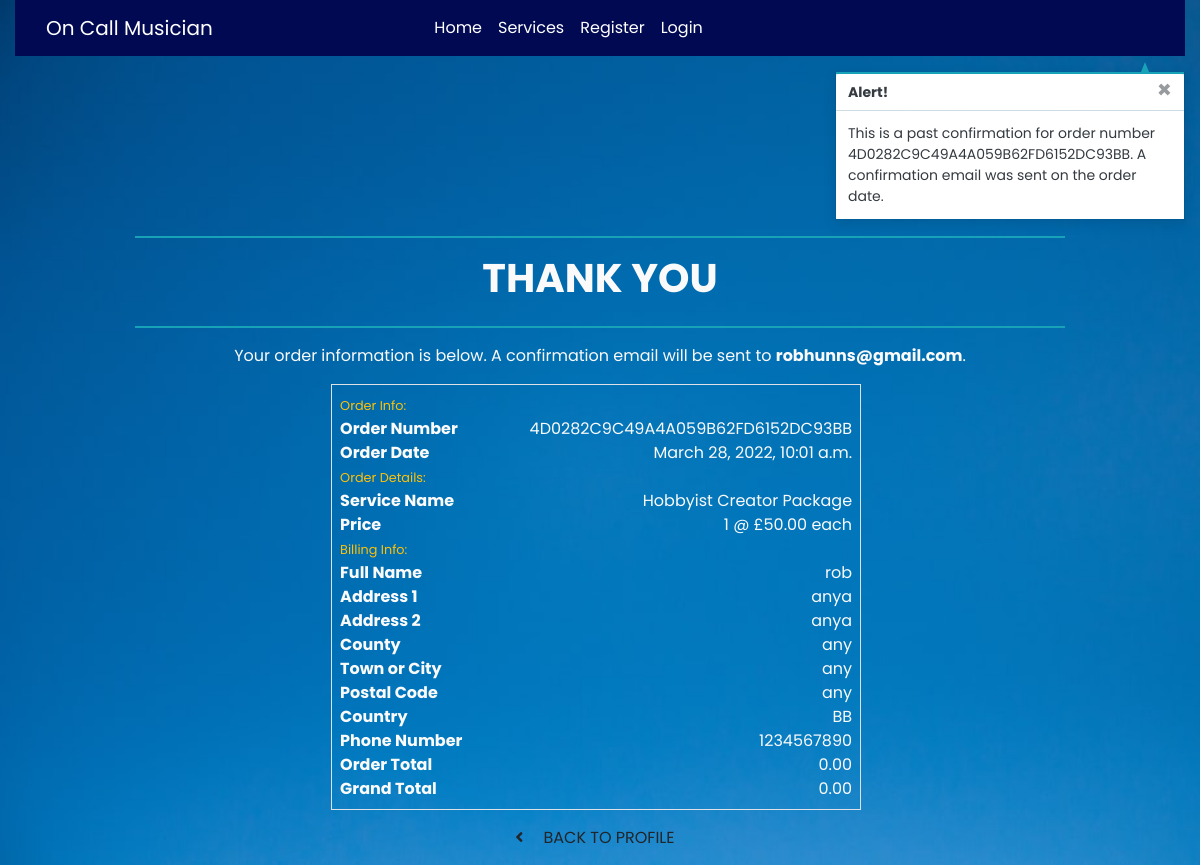
/profile/order_history/4D0282C9C49A4A059B62FD6152DC93BB, run on an earlier commit of the app's database.
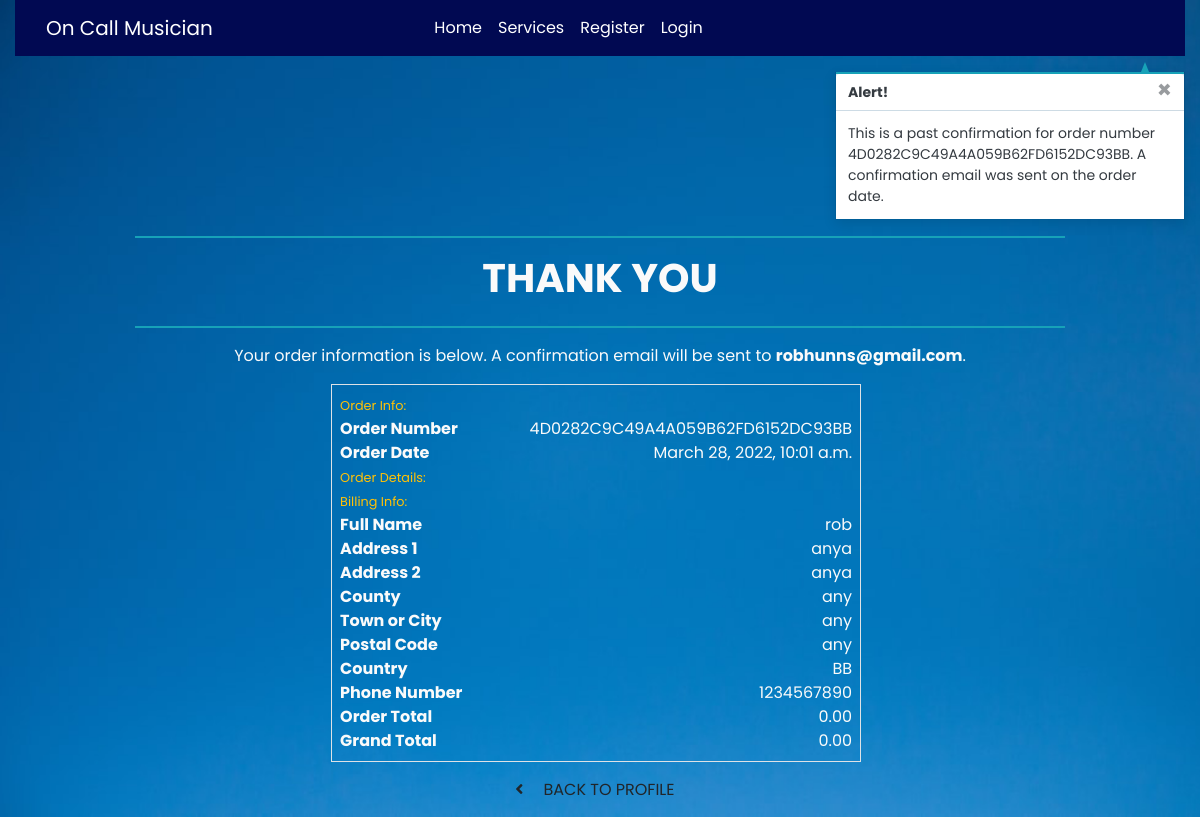
And on a later commit of the database.
### checkout/models.py (models this page shows, shortened)
class Order(models.Model):
    order_number = models.CharField(max_length=32, null=False, editable=False)
    user_profile = models.ForeignKey(UserProfile, on_delete=models.SET_NULL,
                                     null=True, blank=True,
                                     related_name='orders')
    full_name = models.CharField(max_length=50, null=False, blank=False)
    email = models.EmailField(max_length=254, null=False, blank=False)
    phone_number = models.CharField(max_length=20, null=False, blank=False)
    country = CountryField(blank_label='Country *', null=False, blank=False)
    postcode = models.CharField(max_length=20, null=True, blank=True)
    town_or_city = models.CharField(max_length=40, null=False, blank=False)
    street_address1 = models.CharField(max_length=80, null=False, blank=False)
    street_address2 = models.CharField(max_length=80, null=True, blank=True)
    county = models.CharField(max_length=80, null=True, blank=True)
    date = models.DateTimeField(auto_now_add=True)
    order_total = models.DecimalField(max_digits=10, decimal_places=2,
                                      null=False, default=0)
    grand_total = models.DecimalField(max_digits=10, decimal_places=2,
                                      null=False, default=0)
    original_cart = models.TextField(null=False, blank=False, default='')
    stripe_pid = models.CharField(max_length=254, null=False, blank=False,
                                  default='')

class OrderLineItem(models.Model):
    order = models.ForeignKey(Order, null=False, blank=False,
                              on_delete=models.CASCADE,
                              related_name='lineitems')
    service = models.ForeignKey(Service, null=False, blank=False,
                                on_delete=models.CASCADE)
    quantity = models.IntegerField(null=False, blank=False, default=0)
    lineitem_total = models.DecimalField(max_digits=6, decimal_places=2,
                                         null=False, blank=False,
                                         editable=False)

### services/models.py (models this page shows, shortened)
class Service(models.Model):
    name = models.CharField(max_length=254)
    description = models.TextField(max_length=400)
    price = models.DecimalField(max_digits=6, decimal_places=2)
    subscription = models.CharField(max_length=254, default='Subscription')
    access = models.CharField(max_length=254, default='Access')
    original_music = models.CharField(max_length=254, default='Original Music')
    rating = models.DecimalField(max_digits=6, decimal_places=2, null=True,
                                 blank=True)
    image_url = models.URLField(max_length=1024, null=True, blank=True)
    image = models.ImageField(null=True, blank=True)

### profiles/views.py (the view)
# urls.py: path('order_history/<order_number>', views.order_history,
def order_history(request, order_number):
    order = get_object_or_404(Order, order_number=order_number)
    messages.info(request, (
        f'This is a past confirmation for order number {order_number}. '
        'A confirmation email was sent on the order date.'
    ))
    template = 'checkout/checkout_success.html'
    context = {
        'order': order,
        'from_profile': True,
    }
    return render(request, template, context)

### cart/contexts.py (called while the page is built, shortened)
def cart_contents(request):
    cart_items = []
    total = 0
    service_count = 0
    discount = 0
    cart = request.session.get('cart', {})
    if total < settings.TEN_PERCENT_DISCOUNT:
        discount = total * Decimal(settings.SINGLE_PRODUCT_COUNT)
        discount_delta = settings.TEN_PERCENT_DISCOUNT - total
    else:
        discount = 0
        discount_delta = 0
    grand_total = discount + total
    context = {
        'cart_items': cart_items,
        'total': total,
        'service_count': service_count,
        'discount': discount,
        'discount_delta': discount_delta,
        'ten_percent_discount': settings.TEN_PERCENT_DISCOUNT,
        'grand_total': grand_total,
    }
    return context

### checkout/templates/checkout/checkout_success.html (shortened to what this page needs)
{% extends "base.html" %}
{% load static %}
{% block extra_css %}
<link rel="stylesheet" href="{% static 'checkout/css/checkout.css' %}">
{% endblock %}
{% block page_header %}
<div class="container header-container">
</div>
{% endblock %}
{% block content %}
<div class="overlay"></div>
<div class="container checkout-container">
    <div class="row">
        <div class="col">
            <hr class="h-rule">
            <h1 class="logo-font mb-4">Thank You</h1>
            <hr class="h-rule">
            <p class="text-black text-center">Your order information is below. A confirmation email will be sent to
                <strong>{{ order.email }}</strong>.</p>
        </div>
    </div>
    <div class="row">
        <div class="col-12 col-lg-7 ">
            <div class="order-confirmation-wrapper  p-2 border">
                <div class="row">
                    <div class="col">
                        <small class="text-warning">Order Info:</small>
                    </div>
                </div>
                <div class="row">
                    <div class="col-12 col-md-4 col-sm-4">
                        <p class="mb-0 text-black font-weight-bold">Order Number</p>
                    </div>
                    <div class="col-12 col-md-8  text-md-right">
                        <p class="mb-0 small-order-num">{{ order.order_number }}</p>
                    </div>
                </div>
                <div class="row">
                    <div class="col-12 col-md-4 ">
                        <p class="mb-0 text-black font-weight-bold">Order Date</p>
                    </div>
                    <div class="col-12 col-md-8 text-md-right">
                        <p class="mb-0">{{ order.date }}</p>
                    </div>
                </div>
                <div class="row">
                    <div class="col">
                        <small class="text-warning">Order Details:</small>
                    </div>
                </div>
                {% for item in order.lineitems.all %}
                <div class="row">
                    <div class="col-12 col-md-4">
                        <p class="mb-0 text-black font-weight-bold">Service Name</p>
                    </div>
                    <div class="col-12 col-md-8 text-md-right">
                        <p class="mb-0 ">{{ item.service.name }}</p>
                    </div>
                    <div class="col-12 col-md-4">
                        <p class="mb-0 text-black font-weight-bold">Price</p>
                    </div>
                    <div class="col-12 col-md-8 text-md-right">
                        <p class="mb-0">{{ item.quantity }} @ £{{ item.service.price }} each</p>
                    </div>
                </div>
                {% endfor %}
                <div class="row">
                    <div class="col">
                        <small class="text-warning">Billing Info:</small>
                    </div>
                </div>
                <div class="row">
                    <div class="col-12 col-md-4">
                        <p class="mb-0 text-black font-weight-bold">Full Name</p>
                    </div>
                    <div class="col-12 col-md-8 text-md-right">
                        <p class="mb-0">{{ order.full_name }}</p>
                    </div>
                </div>
                <div class="row">
                    <div class="col-12 col-md-4">
                        <p class="mb-0 text-black font-weight-bold">Address 1</p>
                    </div>
                    <div class="col-12 col-md-8 text-md-right">
                        <p class="mb-0">{{ order.street_address1 }}</p>
                    </div>
                </div>
                {% if order.street_address2 %}
                <div class="row">
                    <div class="col-12 col-md-4">
                        <p class="mb-0 text-black font-weight-bold">Address 2</p>
                    </div>
                    <div class="col-12 col-md-8 text-md-right">
                        <p class="mb-0">{{ order.street_address1 }}</p>
                    </div>
                </div>
                {% endif %}
                {% if order.county %}
                <div class="row">
                    <div class="col-12 col-md-4">
                        <p class="mb-0 text-black font-weight-bold">County</p>
                    </div>
                    <div class="col-12 col-md-8 text-md-right">
                        <p class="mb-0">{{ order.county }}</p>
                    </div>
                </div>
                {% endif %}
                <div class="row">
                    <div class="col-12 col-md-4">
                        <p class="mb-0 text-black font-weight-bold">Town or City</p>
                    </div>
                    <div class="col-12 col-md-8 text-md-right">
                        <p class="mb-0">{{ order.town_or_city }}</p>
                    </div>
                </div>
                {% if order.postcode %}
                <div class="row">
                    <div class="col-12 col-md-4">
                        <p class="mb-0 text-black font-weight-bold">Postal Code</p>
                    </div>
                    <div class="col-12 col-md-8 text-md-right">
                        <p class="mb-0">{{ order.postcode }}</p>
                    </div>
                </div>
                {% endif %}
                <div class="row">
                    <div class="col-12 col-md-4">
                        <p class="mb-0 text-black font-weight-bold">Country</p>
                    </div>
                    <div class="col-12 col-md-8 text-md-right">
                        <p class="mb-0">{{ order.country }}</p>
                    </div>
                </div>
                <div class="row">
                    <div class="col-12 col-md-4">
                        <p class="mb-0 text-black font-weight-bold">Phone Number</p>
                    </div>
                    <div class="col-12 col-md-8 text-md-right">
                        <p class="mb-0">{{ order.phone_number }}</p>
                    </div>
                </div>
                <div class="row">
                    <div class="col-12 col-md-4">
                        <p class="mb-0 text-black font-weight-bold">Order Total</p>
                    </div>
                    <div class="col-12 col-md-8 text-md-right">
                        <p class="mb-0">{{ order.order_total }}</p>
                    </div>
                </div>
                <div class="row">
                    <div class="col-12 col-md-4">
                        <p class="mb-0 text-black font-weight-bold">Grand Total</p>
                    </div>
                    <div class="col-12 col-md-8 text-md-right">
                        <p class="mb-0">{{ order.grand_total }}</p>
                    </div>
                </div>
            </div>
        </div>
    </div>
</div>
<div class="row">
    <div class="col-12 col-lg-7 text-right">
        {% if from_profile %}
        <a href="{% url 'profile' %}" class="btn btn-black rounded-0 my-2">
            <span class="icon mr-2">
                <i class="fas fa-angle-left"></i>
            </span>
            <span class="text-uppercase">Back to Profile</span>
        </a>
        {% endif %}
    </div>
</div>
{% endblock %}

### templates/base.html (shortened to what this page needs)
{% load static %}
<!DOCTYPE html>
<html lang="en">
<head>
    {% block corecss %}
    <link rel="stylesheet" href="https://cdn.jsdelivr.net/npm/bootstrap@4.5.3/dist/css/bootstrap.min.css"
>
    <link rel="stylesheet" href="https://use.fontawesome.com/releases/v5.15.4/css/all.css"
>
    <link rel="stylesheet" href="{% static 'css/base.css' %}">
    {% endblock %}
    {% block extra_css %}
    {% endblock %}
</head>
<body>
    <header class="container-fluid ">
        <nav class="navbar navbar-expand-lg navbar-dark">
            <a class="navbar-brand col-12 col-lg-4 my-auto py-1 py-lg-0 text-center text-lg-left"
                href="{% url 'home' %}">On
                Call Musician</a>
            <div class="collapse navbar-collapse" id="navbarNavDropdown">
                <ul class="navbar-nav">
                    <li class="nav-item active">
                        <a class="nav-link" href="{% url 'home' %}">Home <span class="sr-only">(current)</span></a>
                    </li>
                    {% if request.user.is_authenticated %}
                    <li class="nav-item active">
                        <a class="nav-link" href="{% url 'services' %}">Services</a>
                    </li>
                    <li class="nav-item active">
                        <a class="nav-link" href="{% url 'music_library' %}">Music Library</a>
                    </li>
                    {% else %}
                    <li class="nav-item active">
                        <a class="nav-link" href="{% url 'service_demo' %}">Services</a>
                    </li>
                    <li class="nav-item active">
                        <a href="{% url 'account_signup' %}" class="nav-link">Register</a>
                    </li>
                    <li class="nav-item active">
                        <a href="{% url 'account_login' %}" class="nav-link">Login</a>
                    </li>
                    {% endif %}
                </ul>
            </div>
        </nav>
    </header>
    {% if messages %}
    <div class="message-container">
        {% for message in messages %}
        {% with message.level as level %}
        {% if level == 40 %}
        {% include 'includes/toasts/toast_error.html' %}
        {% elif level == 30 %}
        {% include 'includes/toasts/toast_warning.html' %}
        {% elif level == 25 %}
        {% include 'includes/toasts/toast_success.html' %}
        {% else %}
        {% include 'includes/toasts/toast_info.html' %}
        {% endif %}
        {% endwith%}
        {% endfor %}
    </div>
    {% endif %}
    {% block page_header %}
    {% endblock %}
    {% block content %}
    {% endblock %}
</body>
</html>

### templates/includes/toasts/toast_info.html
<div class="toast custom-toast rounded-0 border-top-0" data-autohide="false">
    <div class="arrow-up arrow-info"></div>
    <div class="w-100 toast-capper bg-info"></div>
    <div class="toast-header bg-white text-dark">
        <strong class="mr-auto">Alert!</strong>
        <button type="button" class="ml-2 mb-1 close text-dark" data-dismiss="toast" aria-label="Close">
            <span aria-hidden="true">&times;</span>
        </button>
    </div>
    <div class="toast-body bg-white text-dark">
        {{ message }}
    </div>
</div>

### static/css/base.css (style rules this page uses)
html { height: 100%; }
body { background: url('/media/hannah-troupe-wL_w5t_OKtI-unsplash.jpg') no-repeat center center fixed; background-size: cover; color: rgb(250, 250, 250); font-family: 'Poppins', sans-serif; }
.overlay { height: 100%; width: 100%; top: 0; left: 0; position: fixed; background-image: url(/media/overlay.png); background-size: cover; z-index: -1; }
h1 { margin-top: 10px; margin-bottom: 20px; text-align: center; font-weight: bolder; }
.h-rule { border: 1px solid #17a2b8; }
.navbar { background: rgb(1, 9, 82); max-width: 100%; }
.navbar-collapse { display: flex; align-items: center; }
.icon { align-items: center; display: inline-flex; justify-content: center; height: 1.5rem; width: 1.5rem; }
.logo-font { text-transform: uppercase; }
.message-container { position: fixed; top: 72px; right: 15px; z-index: 9999999999999; }
.order-confirmation-wrapper { position: relative; left: 37%; }
.checkout-container { margin-top: 0; }
.custom-toast { overflow: visible; }
.toast-capper { height: 2px; }
.arrow-up { width: 0; height: 0; border-left: 4px solid transparent; border-right: 4px solid transparent; border-bottom: 10px solid black; position: absolute; top: -10px; right: 36px; }
.arrow-info { border-bottom-color: #17a2b8 !important; }
@media (min-width: 1200px) { .container { max-width: 80%; } }
@media (min-width: 992px) { .header-container { padding-top: 164px; } }

What changed in the data, as far as the page shows it:
removed OrderLineItem: service.name "Hobbyist Creator Package", quantity "1", service.price "50.00"
